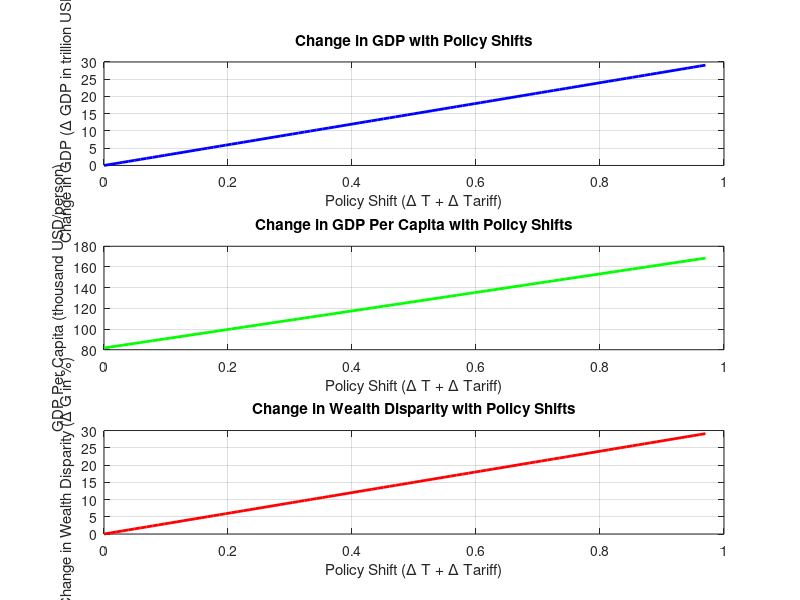

Write the MATLAB code that produced this figure.
%% Parameters
    % Economic Data (2023)
        GDP_current = 27.36; 
        population = 0.3349; 
        GDP_pc_current = 81.695; % Per Capita
        wealth_top10_current = 60; % Wealth held by top 10% 

    % GDP Parameters (2023)
        beta_C = 0.6817; % Consumption
        beta_I = 0.207;  % Investment 
        beta_G = 0.207;  % Government spending 

    % Policy Changes
        tax_rate = 0.22; % Average income tax rate 
        tariff_increase = 0.75; % Tariff increase from 25% to 100% (This is Trumps most extreme plan)

    % Elasticity Parameters
        GDP_elasticity = beta_C + beta_I + beta_G; % GDP elasticity
        wealth_elasticity = 0.4 + 0.1; % Wealth disparity elasticity

%% Calculations

    % Change in GDP
        Delta_GDP = GDP_elasticity * (tax_rate + tariff_increase) * GDP_current;
        GDP_new = GDP_current + Delta_GDP;

    % GDP Per Capita 
        GDP_pc_new = GDP_new / population;

% Change in Wealth Disparity 
        Delta_G = wealth_elasticity * (tax_rate + tariff_increase) * wealth_top10_current;
        wealth_top10_new = wealth_top10_current + Delta_G;

%% Display Results
    fprintf('Change in GDP: %.2f trillion USD\n', Delta_GDP);
    fprintf('New GDP: %.2f trillion USD\n', GDP_new);
    fprintf('New GDP Per Capita: %.2f thousand USD/person\n', GDP_pc_new);
    fprintf('Change in Wealth Disparity: %.2f%%\n', Delta_G);
    fprintf('New Wealth Disparity: %.2f%% (Wealth held by top 10%%)\n', wealth_top10_new);

%% Visualization

    % Change in GDP, GDP Per Capita, and Wealth Disparity over policy shifts
        policy_shift = linspace(0, tax_rate + tariff_increase, 100); % Range of combined policy shifts
        Delta_GDP_values = GDP_elasticity * policy_shift * GDP_current;
        GDP_pc_values = (GDP_current + Delta_GDP_values) / population; % GDP per capita for each shift
        Delta_G_values = wealth_elasticity * policy_shift * wealth_top10_current;

%results
    figure;

    %Change in GDP
        subplot(3, 1, 1);
        plot(policy_shift, Delta_GDP_values, 'b', 'LineWidth', 2);
        title('Change in GDP with Policy Shifts');
        xlabel('Policy Shift (\Delta T + \Delta Tariff)', 'Interpreter', 'tex');
        ylabel('Change in GDP (\Delta GDP in trillion USD)', 'Interpreter', 'tex');
        grid on;

    %Change in GDP Per Capita 
        subplot(3, 1, 2);
        plot(policy_shift, GDP_pc_values, 'g', 'LineWidth', 2);
        title('Change in GDP Per Capita with Policy Shifts');
        xlabel('Policy Shift (\Delta T + \Delta Tariff)', 'Interpreter', 'tex');
        ylabel('GDP Per Capita (thousand USD/person)', 'Interpreter', 'tex'); 
        grid on;

    %Change in Wealth Disparity
        subplot(3, 1, 3);
        plot(policy_shift, Delta_G_values, 'r', 'LineWidth', 2);
        title('Change in Wealth Disparity with Policy Shifts');
        xlabel('Policy Shift (\Delta T + \Delta Tariff)', 'Interpreter', 'tex');
        ylabel('Change in Wealth Disparity (\Delta G in %)', 'Interpreter', 'tex');
        grid on;
